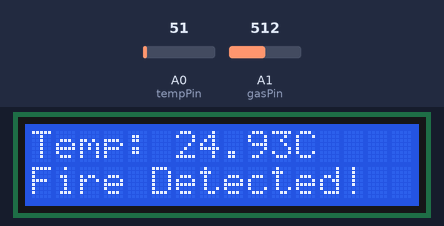
This sketch was run on a simulated Arduino Uno, built with avr-gcc and run on an emulated ATmega328P. On the bench: 16×2 character LCD. The test bench sets the inputs (shaded band); at power-on: A1 (gasPin) = 512, A0 (tempPin) = 51. What the sketch prints to the serial monitor is not drawn.

Above: at 3.2 s.
3.3 s: A1 (gasPin) set to 166
5.3 s: A1 (gasPin) set to 142
At 7.1 s:
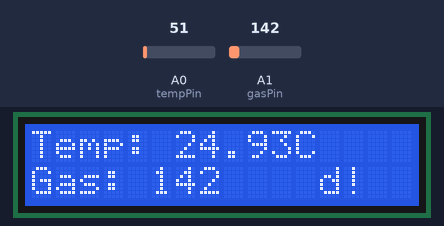
7.6 s: A0 (tempPin) set to 61
At 9.0 s:
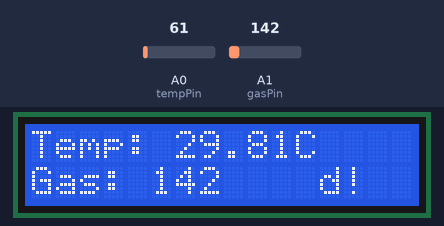
9.6 s: A0 (tempPin) set to 71
At 10.9 s:
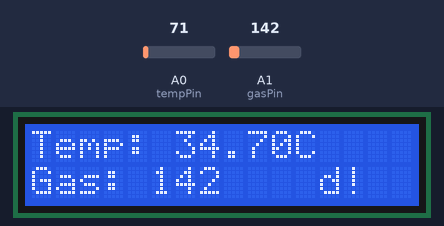
11.6 s: A0 (tempPin) set to 86
At 12.8 s:
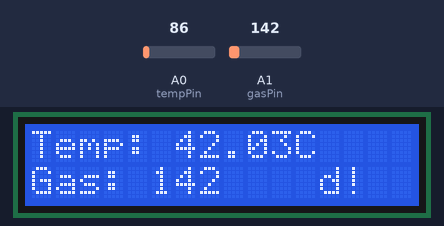
13.6 s: A1 (gasPin) set to 160
At 14.8 s:
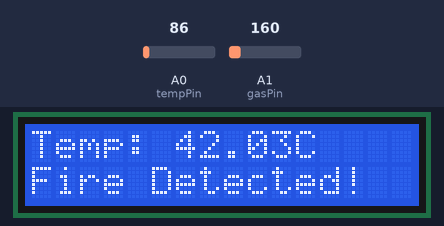
Timing chart, 0 to 16.6 s (numbered marks = the images above; inputs shaded):
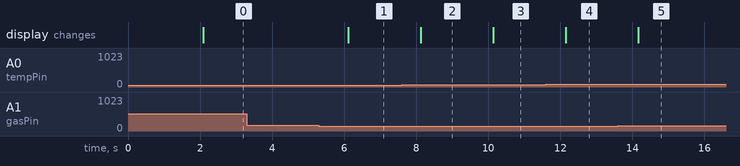

The sketch:

ForestFireDetectionSystem.ino
```cpp
#include <LiquidCrystal.h>

// Initialize LCD pins (adjust if necessary)
const int rs = 12, en = 11, d4 = 5, d5 = 4, d6 = 3, d7 = 2;
LiquidCrystal lcd(rs, en, d4, d5, d6, d7);

// Pin assignments
const int tempPin = A0; // Temperature sensor pin
const int gasPin = A1;  // Gas sensor pin

// Threshold values
const float tempThreshold = 50.0; // Temperature threshold in °C
const int gasThreshold = 150;    // Gas threshold (adjust based on sensor)

void setup() {
  lcd.begin(16, 2); // Initialize the 16x2 LCD
  lcd.print("Fire Detection");
  delay(2000);
  lcd.clear();
  pinMode(tempPin, INPUT);
  pinMode(gasPin, INPUT);
  Serial.begin(9600); // Initialize Serial communication
  Serial.println("Fire Detection System Started");
}

void loop() {
  // Read sensor values
  int tempRaw = analogRead(tempPin);
  int gasRaw = analogRead(gasPin);

  // Convert temperature value
  float temperature = (tempRaw * 5.0 / 1023.0) * 100.0;

  // Display temperature on the first row
  lcd.setCursor(0, 0);
  lcd.print("Temp: ");
  lcd.print(temperature);
  lcd.print("C  "); // Add spaces to overwrite any leftover characters

  // Display gas level on the second row
  lcd.setCursor(0, 1);
  lcd.print("Gas: ");
  lcd.print(gasRaw);
  lcd.print("    "); // Add spaces to overwrite any leftover characters

  // Serial output for monitoring
  Serial.print("Temperature: ");
  Serial.print(temperature);
  Serial.println(" C");

  Serial.print("Gas Level: ");
  Serial.println(gasRaw);

  // Fire detection logic
  if (temperature > tempThreshold || gasRaw > gasThreshold) {
    lcd.setCursor(0, 1);
    lcd.print("Fire Detected! ");
    Serial.println("Fire Detected!");
  } else {
    Serial.println("Status: Safe");
  }

  delay(1000); // Update every second
}
```

Measured:
- the behaviour switches between 151 and 150 on A1 (gasPin) (found by bisection; images 0 and 1)
- after the input at 3.3 s, every drawn part: stays the same
- after the input at 5.3 s, the display: changes after 0.82 s (image 1)
- after the input at 7.6 s, the display: changes after 0.53 s (image 2)
- after the input at 9.6 s, the display: changes after 0.54 s (image 3)
- after the input at 11.6 s, the display: changes after 0.55 s (image 4)
- after the input at 13.6 s, the display: changes after 0.56 s (image 5)
